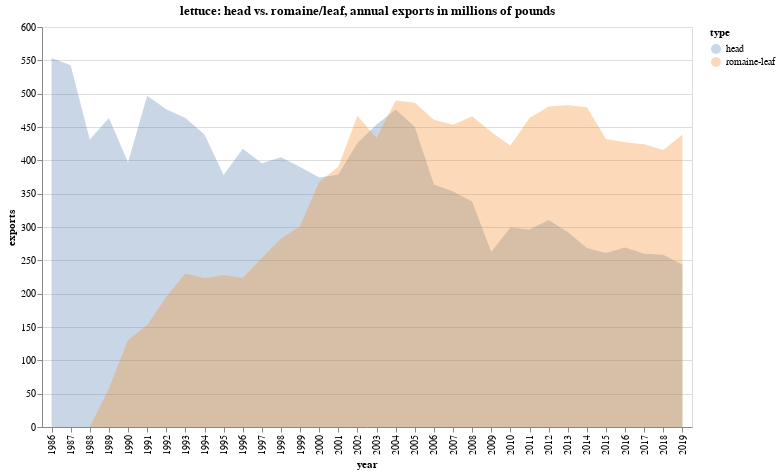

The code cell stored with this chart in its notebook:
### Markdown cell above
### Annual exports, by type

### Code cell
alt.Chart(df).mark_area(opacity=0.3).encode(
    x="year:O", y=alt.Y("exports:Q", stack=None), color="type:N"
).properties(
    width=650,
    height=400,
    title="lettuce: head vs. romaine/leaf, annual exports in millions of pounds",
)

### Figure 1 — Vega-Lite specification as saved in the notebook (floating-point values rounded to 4 significant figures)
{"config": {"view": {"continuousWidth": 400, "continuousHeight": 300}}, "data": {"name": "data-bbb7aa83ec02ef429a9794ea2e4ed5ba"}, "mark": {"type": "area", "opacity": 0.3}, "encoding": {"color": {"field": "type", "type": "nominal"}, "x": {"field": "year", "type": "ordinal"}, "y": {"field": "exports", "stack": null, "type": "quantitative"}}, "height": 400, "title": "lettuce: head vs. romaine/leaf, annual exports in millions of pounds", "width": 650, "$schema": "https://vega.github.io/schema/vega-lite/v4.17.0.json", "datasets": {"data-bbb7aa83ec02ef429a9794ea2e4ed5ba": [{"year": 1986, "pop": 240.7, "production": 5829.0, "imports": 20.8, "total_supply": 5850.0, "exports": 553.6, "total": 5279.0, "farm_avail": 21.94, "retail_avail": 20.4, "type": "head"}, {"year": 1987, "pop": 242.8, "production": 6788.0, "imports": 18.3, "total_supply": 6806.0, "exports": 542.5, "total": 6242.0, "farm_avail": 25.71, "retail_avail": 23.91, "type": "head"}, {"year": 1988, "pop": 245.0, "production": 7050.0, "imports": 37.4, "total_supply": 7088.0, "exports": 431.3, "total": 6625.0, "farm_avail": 27.04, "retail_avail": 25.15, "type": "head"}, {"year": 1989, "pop": 247.3, "production": 7523.0, "imports": 35.6, "total_supply": 7559.0, "exports": 463.6, "total": 7095.0, "farm_avail": 28.69, "retail_avail": 26.68, "type": "head"}, {"year": 1990, "pop": 250.1, "production": 7320.0, "imports": 17.2, "total_supply": 7337.0, "exports": 396.9, "total": 6940.0, "farm_avail": 27.75, "retail_avail": 25.8, "type": "head"}, {"year": 1991, "pop": 253.5, "production": 7078.0, "imports": 21.1, "total_supply": 7099.0, "exports": 496.7, "total": 6602.0, "farm_avail": 26.04, "retail_avail": 24.22, "type": "head"}, {"year": 1992, "pop": 256.9, "production": 7081.0, "imports": 21.2, "total_supply": 7102.0, "exports": 476.8, "total": 6625.0, "farm_avail": 25.79, "retail_avail": 23.99, "type": "head"}, {"year": 1993, "pop": 260.3, "production": 6781.0, "imports": 32.7, "total_supply": 6814.0, "exports": 463.6, "total": 6350.0, "farm_avail": 24.4, "retail_avail": 22.69, "type": "head"}, {"year": 1994, "pop": 263.4, "production": 7006.0, "imports": 20.6, "total_supply": 7026.0, "exports": 438.8, "total": 6588.0, "farm_avail": 25.01, "retail_avail": 23.26, "type": "head"}, {"year": 1995, "pop": 266.6, "production": 6235.0, "imports": 51.8, "total_supply": 6287.0, "exports": 377.9, "total": 5909.0, "farm_avail": 22.17, "retail_avail": 20.62, "type": "head"}, {"year": 1996, "pop": 269.7, "production": 6207.0, "imports": 28.3, "total_supply": 6236.0, "exports": 417.5, "total": 5818.0, "farm_avail": 21.57, "retail_avail": 20.06, "type": "head"}, {"year": 1997, "pop": 272.9, "production": 6879.0, "imports": 39.3, "total_supply": 6919.0, "exports": 395.7, "total": 6523.0, "farm_avail": 23.9, "retail_avail": 22.23, "type": "head"}, {"year": 1998, "pop": 276.1, "production": 6546.0, "imports": 22.9, "total_supply": 6569.0, "exports": 404.7, "total": 6164.0, "farm_avail": 22.32, "retail_avail": 20.76, "type": "head"}, {"year": 1999, "pop": 279.3, "production": 7318.0, "imports": 28.9, "total_supply": 7347.0, "exports": 390.0, "total": 6957.0, "farm_avail": 24.91, "retail_avail": 23.17, "type": "head"}, {"year": 2000, "pop": 282.4, "production": 6967.0, "imports": 31.87, "total_supply": 6999.0, "exports": 374.2, "total": 6625.0, "farm_avail": 23.46, "retail_avail": 21.82, "type": "head"}, {"year": 2001, "pop": 285.3, "production": 6892.0, "imports": 45.8, "total_supply": 6937.0, "exports": 378.8, "total": 6559.0, "farm_avail": 22.99, "retail_avail": 21.38, "type": "head"}, {"year": 2002, "pop": 288.1, "production": 6814.0, "imports": 106.6, "total_supply": 6921.0, "exports": 425.9, "total": 6495.0, "farm_avail": 22.54, "retail_avail": 20.96, "type": "head"}, {"year": 2003, "pop": 290.8, "production": 6825.0, "imports": 94.14, "total_supply": 6919.0, "exports": 453.6, "total": 6465.0, "farm_avail": 22.23, "retail_avail": 20.68, "type": "head"}, {"year": 2004, "pop": 293.5, "production": 6623.0, "imports": 92.02, "total_supply": 6715.0, "exports": 476.4, "total": 6238.0, "farm_avail": 21.26, "retail_avail": 19.77, "type": "head"}, {"year": 2005, "pop": 296.2, "production": 6525.0, "imports": 119.0, "total_supply": 6644.0, "exports": 450.1, "total": 6194.0, "farm_avail": 20.91, "retail_avail": 19.45, "type": "head"}, {"year": 2006, "pop": 299.0, "production": 6249.0, "imports": 110.5, "total_supply": 6360.0, "exports": 363.9, "total": 5996.0, "farm_avail": 20.05, "retail_avail": 18.65, "type": "head"}, {"year": 2007, "pop": 302.0, "production": 5747.0, "imports": 155.3, "total_supply": 5903.0, "exports": 353.2, "total": 5550.0, "farm_avail": 18.38, "retail_avail": 17.09, "type": "head"}, {"year": 2008, "pop": 304.8, "production": 5295.0, "imports": 178.9, "total_supply": 5474.0, "exports": 338.4, "total": 5136.0, "farm_avail": 16.85, "retail_avail": 15.67, "type": "head"}, {"year": 2009, "pop": 307.4, "production": 5018.0, "imports": 196.1, "total_supply": 5214.0, "exports": 262.4, "total": 4952.0, "farm_avail": 16.11, "retail_avail": 14.98, "type": "head"}, {"year": 2010, "pop": 309.7, "production": 5012.0, "imports": 220.3, "total_supply": 5232.0, "exports": 299.2, "total": 4933.0, "farm_avail": 15.93, "retail_avail": 14.81, "type": "head"}, {"year": 2011, "pop": 312.0, "production": 4966.0, "imports": 257.4, "total_supply": 5224.0, "exports": 296.4, "total": 4927.0, "farm_avail": 15.79, "retail_avail": 14.69, "type": "head"}, {"year": 2012, "pop": 314.2, "production": 5098.0, "imports": 223.7, "total_supply": 5321.0, "exports": 310.6, "total": 5011.0, "farm_avail": 15.95, "retail_avail": 14.83, "type": "head"}, {"year": 2013, "pop": 316.3, "production": 4515.0, "imports": 236.4, "total_supply": 4751.0, "exports": 292.7, "total": 4459.0, "farm_avail": 14.1, "retail_avail": 13.11, "type": "head"}, {"year": 2014, "pop": 318.6, "production": 4592.0, "imports": 292.5, "total_supply": 4884.0, "exports": 268.3, "total": 4616.0, "farm_avail": 14.49, "retail_avail": 13.48, "type": "head"}, {"year": 2015, "pop": 320.9, "production": 4311.0, "imports": 302.8, "total_supply": 4614.0, "exports": 260.9, "total": 4353.0, "farm_avail": 13.57, "retail_avail": 12.62, "type": "head"}, {"year": 2016, "pop": 323.2, "production": 5384.0, "imports": 295.5, "total_supply": 5680.0, "exports": 269.2, "total": 5410.0, "farm_avail": 16.74, "retail_avail": 15.57, "type": "head"}, {"year": 2017, "pop": 325.2, "production": 4940.0, "imports": 266.8, "total_supply": 5206.0, "exports": 259.9, "total": 4946.0, "farm_avail": 15.21, "retail_avail": 14.15, "type": "head"}, {"year": 2018, "pop": 326.9, "production": 4056.0, "imports": 211.6, "total_supply": 4268.0, "exports": 258.3, "total": 4009.0, "farm_avail": 12.26, "retail_avail": 11.41, "type": "head"}, {"year": 2019, "pop": 328.5, "production": 4145.0, "imports": 260.3, "total_supply": 4405.0, "exports": 243.5, "total": 4161.0, "farm_avail": 12.67, "retail_avail": 11.78, "type": "head"}, {"year": 1986, "pop": 240.7, "production": 571.2, "imports": 0.0, "total_supply": 571.2, "exports": 0.0, "total": 571.2, "farm_avail": 2.374, "retail_avail": 2.207, "type": "romaine-leaf"}, {"year": 1987, "pop": 242.8, "production": 613.0, "imports": 0.0, "total_supply": 613.0, "exports": 0.0, "total": 613.0, "farm_avail": 2.525, "retail_avail": 2.348, "type": "romaine-leaf"}, {"year": 1988, "pop": 245.0, "production": 784.2, "imports": 0.0, "total_supply": 784.2, "exports": 0.0, "total": 784.2, "farm_avail": 3.201, "retail_avail": 2.977, "type": "romaine-leaf"}, {"year": 1989, "pop": 247.3, "production": 915.8, "imports": 23.5, "total_supply": 939.3, "exports": 57.9, "total": 881.4, "farm_avail": 3.563, "retail_avail": 3.314, "type": "romaine-leaf"}, {"year": 1990, "pop": 250.1, "production": 1062.0, "imports": 12.1, "total_supply": 1074.0, "exports": 130.6, "total": 943.1, "farm_avail": 3.77, "retail_avail": 3.506, "type": "romaine-leaf"}, {"year": 1991, "pop": 253.5, "production": 1158.0, "imports": 8.3, "total_supply": 1166.0, "exports": 152.7, "total": 1013.0, "farm_avail": 3.997, "retail_avail": 3.717, "type": "romaine-leaf"}, {"year": 1992, "pop": 256.9, "production": 1389.0, "imports": 5.9, "total_supply": 1395.0, "exports": 195.0, "total": 1200.0, "farm_avail": 4.67, "retail_avail": 4.343, "type": "romaine-leaf"}, {"year": 1993, "pop": 260.3, "production": 1536.0, "imports": 6.8, "total_supply": 1542.0, "exports": 230.2, "total": 1312.0, "farm_avail": 5.042, "retail_avail": 4.689, "type": "romaine-leaf"}, {"year": 1994, "pop": 263.4, "production": 1710.0, "imports": 8.9, "total_supply": 1719.0, "exports": 223.1, "total": 1496.0, "farm_avail": 5.678, "retail_avail": 5.281, "type": "romaine-leaf"}, {"year": 1995, "pop": 266.6, "production": 1787.0, "imports": 11.7, "total_supply": 1799.0, "exports": 227.9, "total": 1571.0, "farm_avail": 5.895, "retail_avail": 5.482, "type": "romaine-leaf"}, {"year": 1996, "pop": 269.7, "production": 1776.0, "imports": 16.57, "total_supply": 1792.0, "exports": 223.4, "total": 1569.0, "farm_avail": 5.818, "retail_avail": 5.41, "type": "romaine-leaf"}, {"year": 1997, "pop": 272.9, "production": 2024.0, "imports": 28.61, "total_supply": 2053.0, "exports": 253.3, "total": 1800.0, "farm_avail": 6.595, "retail_avail": 6.133, "type": "romaine-leaf"}, {"year": 1998, "pop": 276.1, "production": 2077.0, "imports": 31.98, "total_supply": 2109.0, "exports": 282.3, "total": 1826.0, "farm_avail": 6.615, "retail_avail": 6.152, "type": "romaine-leaf"}, {"year": 1999, "pop": 279.3, "production": 2393.0, "imports": 28.41, "total_supply": 2422.0, "exports": 301.2, "total": 2120.0, "farm_avail": 7.592, "retail_avail": 7.06, "type": "romaine-leaf"}, {"year": 2000, "pop": 282.4, "production": 2702.0, "imports": 32.76, "total_supply": 2735.0, "exports": 367.4, "total": 2368.0, "farm_avail": 8.385, "retail_avail": 7.798, "type": "romaine-leaf"}, {"year": 2001, "pop": 285.3, "production": 2646.0, "imports": 34.59, "total_supply": 2681.0, "exports": 390.4, "total": 2290.0, "farm_avail": 8.027, "retail_avail": 7.465, "type": "romaine-leaf"}, {"year": 2002, "pop": 288.1, "production": 3197.0, "imports": 33.66, "total_supply": 3231.0, "exports": 467.0, "total": 2764.0, "farm_avail": 9.594, "retail_avail": 8.922, "type": "romaine-leaf"}, {"year": 2003, "pop": 290.8, "production": 3547.0, "imports": 33.14, "total_supply": 3580.0, "exports": 433.6, "total": 3147.0, "farm_avail": 10.82, "retail_avail": 10.06, "type": "romaine-leaf"}, {"year": 2004, "pop": 293.5, "production": 3971.0, "imports": 35.17, "total_supply": 4006.0, "exports": 489.8, "total": 3517.0, "farm_avail": 11.98, "retail_avail": 11.14, "type": "romaine-leaf"}, {"year": 2005, "pop": 296.2, "production": 3297.0, "imports": 51.91, "total_supply": 3349.0, "exports": 486.3, "total": 2863.0, "farm_avail": 9.666, "retail_avail": 8.989, "type": "romaine-leaf"}, {"year": 2006, "pop": 299.0, "production": 3982.0, "imports": 61.3, "total_supply": 4043.0, "exports": 461.0, "total": 3582.0, "farm_avail": 11.98, "retail_avail": 11.14, "type": "romaine-leaf"}, {"year": 2007, "pop": 302.0, "production": 3865.0, "imports": 74.4, "total_supply": 3939.0, "exports": 453.4, "total": 3486.0, "farm_avail": 11.54, "retail_avail": 10.73, "type": "romaine-leaf"}, {"year": 2008, "pop": 304.8, "production": 3556.0, "imports": 82.56, "total_supply": 3638.0, "exports": 466.1, "total": 3172.0, "farm_avail": 10.41, "retail_avail": 9.678, "type": "romaine-leaf"}, {"year": 2009, "pop": 307.4, "production": 3420.0, "imports": 95.61, "total_supply": 3516.0, "exports": 442.5, "total": 3073.0, "farm_avail": 9.996, "retail_avail": 9.296, "type": "romaine-leaf"}, {"year": 2010, "pop": 309.7, "production": 4039.0, "imports": 103.3, "total_supply": 4143.0, "exports": 422.3, "total": 3720.0, "farm_avail": 12.01, "retail_avail": 11.17, "type": "romaine-leaf"}, {"year": 2011, "pop": 312.0, "production": 4008.0, "imports": 115.4, "total_supply": 4124.0, "exports": 463.7, "total": 3660.0, "farm_avail": 11.73, "retail_avail": 10.91, "type": "romaine-leaf"}, {"year": 2012, "pop": 314.2, "production": 4108.0, "imports": 120.8, "total_supply": 4229.0, "exports": 480.8, "total": 3748.0, "farm_avail": 11.93, "retail_avail": 11.1, "type": "romaine-leaf"}, {"year": 2013, "pop": 316.3, "production": 3927.0, "imports": 169.7, "total_supply": 4097.0, "exports": 482.8, "total": 3614.0, "farm_avail": 11.43, "retail_avail": 10.63, "type": "romaine-leaf"}, {"year": 2014, "pop": 318.6, "production": 3766.0, "imports": 153.9, "total_supply": 3920.0, "exports": 479.7, "total": 3440.0, "farm_avail": 10.8, "retail_avail": 10.04, "type": "romaine-leaf"}, {"year": 2015, "pop": 320.9, "production": 4057.0, "imports": 191.5, "total_supply": 4248.0, "exports": 431.9, "total": 3816.0, "farm_avail": 11.89, "retail_avail": 11.06, "type": "romaine-leaf"}, {"year": 2016, "pop": 323.2, "production": 4938.0, "imports": 185.8, "total_supply": 5124.0, "exports": 427.1, "total": 4697.0, "farm_avail": 14.53, "retail_avail": 13.52, "type": "romaine-leaf"}, {"year": 2017, "pop": 325.2, "production": 4998.0, "imports": 330.4, "total_supply": 5329.0, "exports": 424.1, "total": 4905.0, "farm_avail": 15.08, "retail_avail": 14.03, "type": "romaine-leaf"}, {"year": 2018, "pop": 326.9, "production": 3976.0, "imports": 404.9, "total_supply": 4381.0, "exports": 415.5, "total": 3965.0, "farm_avail": 12.13, "retail_avail": 11.28, "type": "romaine-leaf"}, {"year": 2019, "pop": 328.5, "production": 3968.0, "imports": 529.1, "total_supply": 4497.0, "exports": 438.8, "total": 4058.0, "farm_avail": 12.35, "retail_avail": 11.49, "type": "romaine-leaf"}]}}
